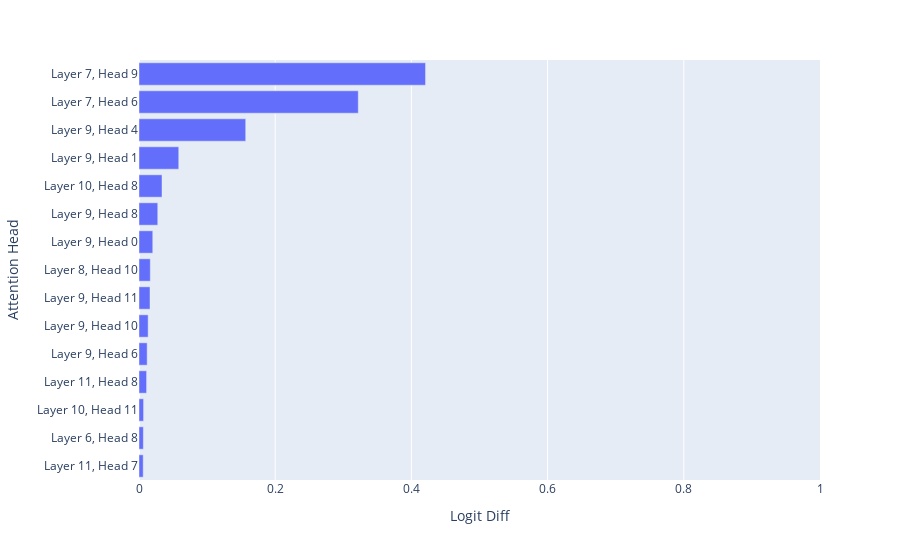

Notebook code for this chart:
### Code cell
plot_attention_heads(per_head_logit_diffs/clean_logit_diff, top_n=15, range_x=[0, 1])

### Figure 1 — Plotly figure (JSON) as saved in the notebook; plotly's stock layout.template omitted (floating-point values rounded to 4 significant figures)
{"data": [{"alignmentgroup": "True", "hovertemplate": "Logit Diff=%{x}<br>Attention Head=%{y}<extra></extra>", "legendgroup": "", "marker": {"color": "#636efa", "pattern": {"shape": ""}}, "name": "", "offsetgroup": "", "orientation": "h", "showlegend": false, "textposition": "auto", "type": "bar", "x": [0.006186, 0.0064, 0.006746, 0.01116, 0.012, 0.01343, 0.0162, 0.01658, 0.02022, 0.02756, 0.0338, 0.05836, 0.1567, 0.322, 0.4208], "xaxis": "x", "y": ["Layer 11, Head 7", "Layer 6, Head 8", "Layer 10, Head 11", "Layer 11, Head 8", "Layer 9, Head 6", "Layer 9, Head 10", "Layer 9, Head 11", "Layer 8, Head 10", "Layer 9, Head 0", "Layer 9, Head 8", "Layer 10, Head 8", "Layer 9, Head 1", "Layer 9, Head 4", "Layer 7, Head 6", "Layer 7, Head 9"], "yaxis": "y"}], "layout": {"barmode": "relative", "legend": {"tracegroupgap": 0}, "margin": {"t": 60}, "xaxis": {"anchor": "y", "domain": [0, 1], "range": [0, 1], "title": {"text": "Logit Diff"}}, "yaxis": {"anchor": "x", "domain": [0, 1], "title": {"text": "Attention Head"}}}}
